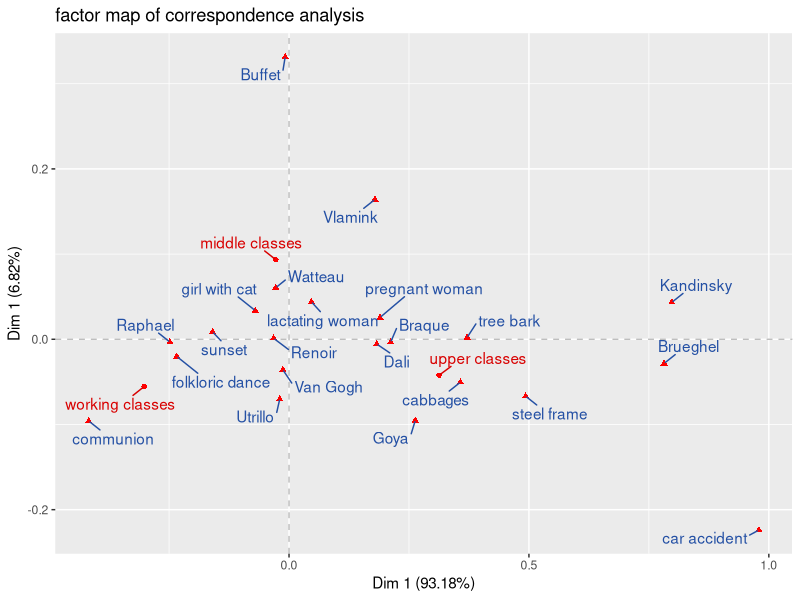
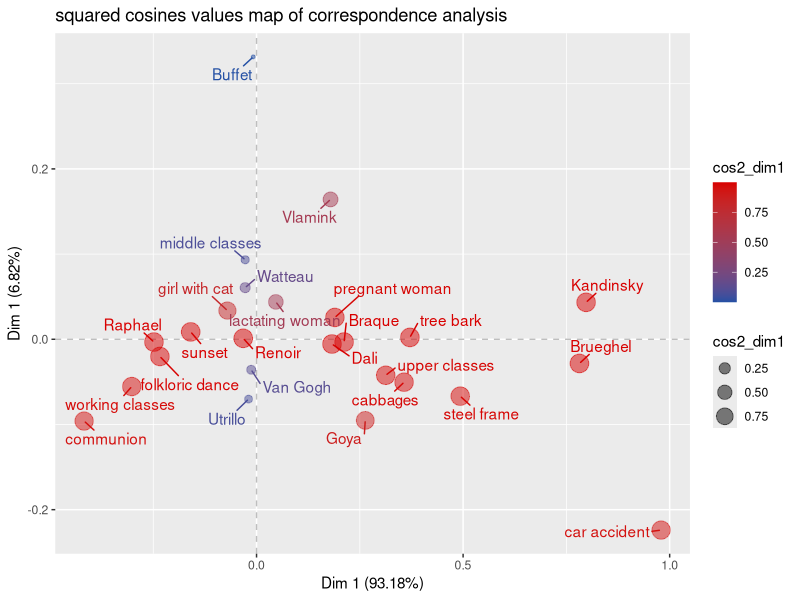
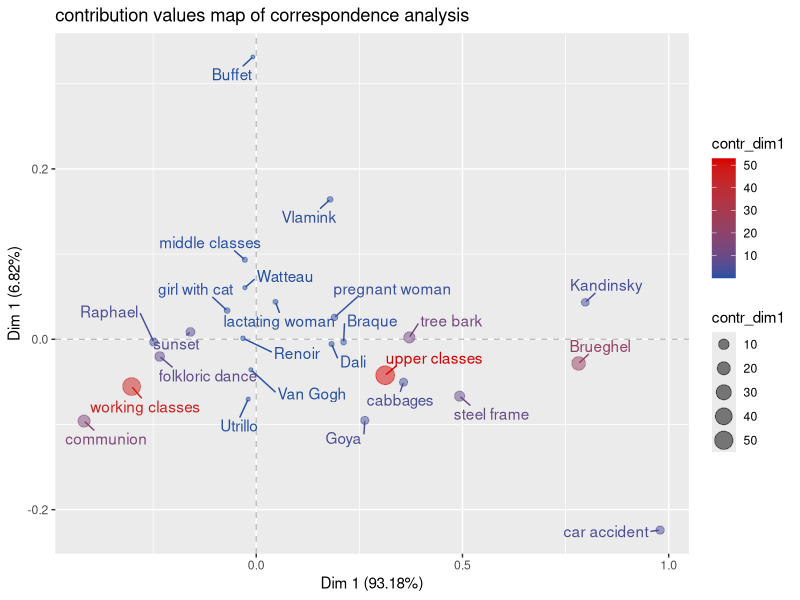

These figures' R source, in order:
## ---- chunk 1
library(readxl)
library(tidyverse)
library(kableExtra)

df <- read_excel("Bourdieu_p822.xlsx") %>% column_to_rownames("rownames")

knitr::kable(t(df), "pipe")
## ---- chunk 2
library(FactoMineR)
ca <- CA(df, graph = F)
ca
## ---- chunk 3
knitr::kable(as.data.frame(ca$eig), "pipe")
## ---- chunk 4
ca_row <- as.data.frame(ca$row$coord) %>% select(`Dim 1`,`Dim 2`) %>%
  mutate(type=rep("social class",3),
         cos2_dim1=ca$row$cos2[,1],
         cos2_dim2=ca$row$cos2[,2],
         contr_dim1=ca$row$contrib[,1],
         contr_dim2=ca$row$contrib[,2])

ca_col <- as.data.frame(ca$col$coord) %>% select(`Dim 1`,`Dim 2`) %>%
  mutate(type=rep("taste",22),
         cos2_dim1=ca$col$cos2[,1],
         cos2_dim2=ca$col$cos2[,2],
         contr_dim1=ca$col$contrib[,1],
         contr_dim2=ca$col$contrib[,2])
## ---- chunk 5
ca_df <- rbind(ca_row,ca_col)
ca_df$rownames <- rownames(ca_df)
knitr::kable(ca_df, "pipe")
## ---- chunk 6
library(ggrepel)

ggplot(ca_df, aes(`Dim 1`, `Dim 2`,color=type)) + #specify the x and y variable
  geom_vline(xintercept = 0, color="grey",linetype="dashed")+ #add x-axis
  geom_hline(yintercept = 0, color="grey",linetype="dashed")+ #add y-axis
  geom_point(aes(shape=type),color = "red")+ # add (red) points corresponding to the coordinates of the variables 'Dim 1' and 'Dim 2
  geom_text_repel(aes(label = rownames), min.segment.length = 0, seed = 42, box.padding = 0.5,max.overlaps = Inf)+  #avoid overlapping labels
  scale_color_manual(values=c("#d80000", "#2450a4"))+ #add manual color shading
  theme(legend.position = "none")+ #hide legend
  ggtitle("factor map of correspondence analysis") + #add main title
  xlab("Dim 1 (93.18%)") + ylab("Dim 1 (6.82%)") #add axis titles
## ---- chunk 7
ggplot(ca_df, aes(`Dim 1`, `Dim 2`,color=cos2_dim1)) + #specify the x and y variable
  geom_vline(xintercept = 0, color="grey",linetype="dashed")+ #add x-axis
  geom_hline(yintercept = 0, color="grey",linetype="dashed")+ #add y-axis
  geom_point(aes(size = cos2_dim1,color=cos2_dim1), alpha=.5)+ # add (red) points corresponding to the coordinates of the variables 'Dim 1' and 'Dim 2
  geom_text_repel(aes(label = rownames), min.segment.length = 0, seed = 42, box.padding = 0.5,max.overlaps = Inf)+  #avoid overlapping labels
  scale_color_gradient(low="#2450a4", high="#d80000")+ #add manual color shading
  ggtitle("squared cosines values map of correspondence analysis") + #add main title
  xlab("Dim 1 (93.18%)") + ylab("Dim 1 (6.82%)") #add axis titles
## ---- chunk 8
ggplot(ca_df, aes(`Dim 1`, `Dim 2`,color=contr_dim1)) + #specify the x and y variable
  geom_vline(xintercept = 0, color="grey",linetype="dashed")+ #add x-axis
  geom_hline(yintercept = 0, color="grey",linetype="dashed")+ #add y-axis
  geom_point(aes(size = contr_dim1,color=contr_dim1), alpha=.5)+ # add (red) points corresponding to the coordinates of the variables 'Dim 1' and 'Dim 2
  geom_text_repel(aes(label = rownames), min.segment.length = 0, seed = 42, box.padding = 0.5,max.overlaps = Inf)+  #avoid overlapping labels
  scale_color_gradient(low="#2450a4", high="#d80000")+ #add manual color shading
  ggtitle("contribution values map of correspondence analysis") + #add main title
  xlab("Dim 1 (93.18%)") + ylab("Dim 1 (6.82%)") #add axis titles
